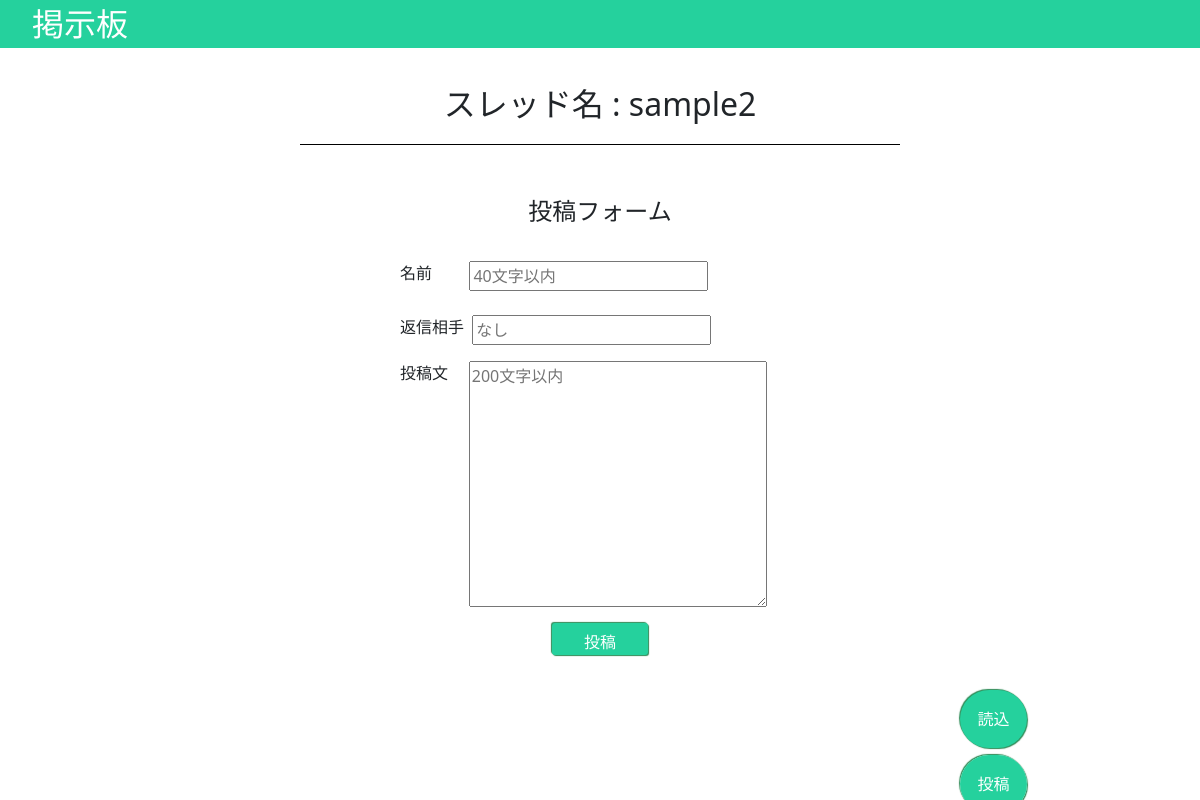
The page /bulletinBoard/4 on the database as committed earlier.
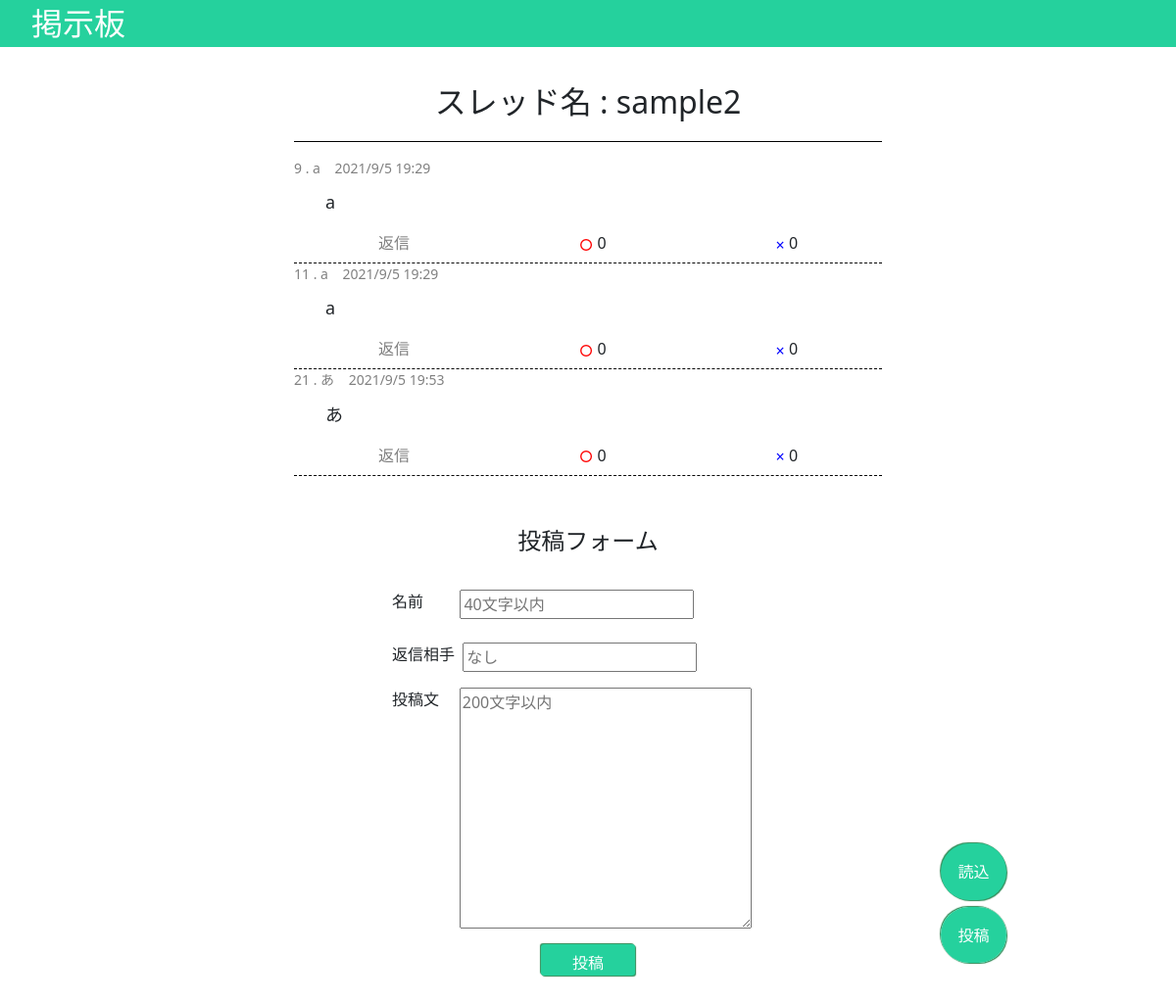
The same page on the database as committed later.
### projectpost/models.py (models this page shows)
class PostDataModel(models.Model):
    thread = models.ForeignKey(ThreadModel, on_delete=models.CASCADE)
    post_id = models.IntegerField(default=0)
    response = models.ForeignKey('self', default=None, null=True, blank=True, on_delete=models.CASCADE)
    response_post_id = models.CharField(default="", max_length=10)
    name = models.CharField(max_length=40)
    postdate = models.CharField(max_length=20)
    content = models.CharField(max_length=200)
    good = models.IntegerField(default=0, blank=True)
    bad = models.IntegerField(default=0, blank=True)

### projectpost/views.py (the view)
# urls.py: path('bulletinBoard/<int:pk>', BulletinBoardView, name='bulletinBoard'),
def BulletinBoardView(request, pk):
    post_count = PostDataModel.objects.all().count()
    if request.method == 'POST':
        request_type = request.POST.get('type')
        if request_type == 'getPostsData':
            thread = ThreadModel.objects.get(pk=pk)
            after = int(request.POST.get('after'))
            post_datas = PostDataModel.objects.filter(thread=thread).order_by('post_id')[after: min(after+100,post_count)]
            post_datas = list(post_datas.values())
            d = {"post_datas": post_datas}
            return JsonResponse(d)
        elif request_type == 'setPostData':
            thread_object = ThreadModel.objects.get(pk=pk)
            name = request.POST.get('name')
            time = request.POST.get('time')
            content = request.POST.get('content')
            process = subprocess.Popen(['python3', './/bert/bert.py', '{}'.format(content)], encoding='utf8', stdout=subprocess.PIPE, stderr=subprocess.PIPE)
            result, error = process.communicate()
            if result[:8] == "negative":
                return JsonResponse({"error":"ネガティブな投稿なので投稿文を確認してください"})
            postdata_object = PostDataModel.objects.create(
                thread = thread_object,
                post_id = thread_object.next_id,
                name = name,
                postdate = time,
                content = content
            )
            response = request.POST.get('response')
            if response != "":
                try:
                    response_object = PostDataModel.objects.filter(thread=thread_object).get(post_id=int(response))
                    postdata_object.response = response_object
                    postdata_object.response_post_id = response_object.post_id
                except ObjectDoesNotExist:
                    postdata_object.delete()
                    return JsonResponse({"error":"既に削除されたか、存在しない投稿に返信しています"})
                except ValueError:
                    postdata_object.delete()
                    return JsonResponse({"error": "送信相手を見直してください"})
            thread_object.next_id += 1
            thread_object.save()
            postdata_object.save()
            return JsonResponse({"error":""})
        elif request_type == 'good_action':
            post_id = request.POST.get('post_id')
            thread_object = ThreadModel.objects.get(pk=pk)
            post_object = PostDataModel.objects.filter(thread=thread_object).get(post_id=post_id)
            if request.POST.get('action') == 'plus':
                post_object.good += 1
            elif request.POST.get('action') == 'minus':
                post_object.good -= 1
            post_object.save()
            channel_layer = get_channel_layer()
            channel_name = thread_object.name
            async_to_sync(channel_layer.group_send)(
                channel_name, {
                    'type' : 'send_message',
                    'flag' : 'good_action',
                    'post_id': post_id,
                    'number': post_object.good
                }
            )
            return JsonResponse({"":""})
        elif request_type == 'bad_action':
            post_id = request.POST.get('post_id')
            thread_object = ThreadModel.objects.get(pk=pk)
            try:
                post_object = PostDataModel.objects.filter(thread=thread_object).get(post_id=post_id)
            except ObjectDoesNotExist:
                return JsonResponse({})
            if request.POST.get('action') == 'plus':
                post_object.bad += 1
            elif request.POST.get('action') == 'minus':
                post_object.bad -= 1
            post_object.save()
            channel_layer = get_channel_layer()
            channel_name = thread_object.name
            async_to_sync(channel_layer.group_send)(
                channel_name, {
                    'type': 'send_message',
                    'flag': 'bad_action',
                    'post_id': post_id,
                    'number': post_object.bad
                }
            )
            if post_object.bad >= 4:
                from collections import deque
                channel_layer = get_channel_layer()
                channel_name = thread_object.name
                delete_id = deque([post_object.post_id])
                response_id = []
                while len(delete_id) > 0:
                    frm_post_id = delete_id.popleft()
                    to_objects = PostDataModel.objects.filter(thread=thread_object).filter(response_post_id=frm_post_id)
                    for to_object in to_objects:
                        delete_id.append(to_object.post_id)
                    response_id.append(frm_post_id)
                async_to_sync(channel_layer.group_send)(
                    channel_name, {
                        'type' : 'delete_message',
                        'flag' : 'delete_action',
                        'delete': response_id
                    }
                )
                post_object.delete()
            return JsonResponse({})
    else:
        thread = ThreadModel.objects.get(pk=pk)
        post_datas = PostDataModel.objects.filter(thread=thread).order_by('post_id')[0:min(100, post_count)]
        return render(request, 'bulletinBoard.html', {'post_datas': post_datas, "thread_name": thread.name})

### templates/bulletinBoard.html (shortened to what this page needs)
{% extends 'base.html' %}
{% load static %}
{% block header %}
<link rel="stylesheet" type="text/css" href="{% static 'header.css' %}">
<link rel="stylesheet" type="text/css" href="{% static 'bulletinBoard.css' %}">
{% endblock header %}
{% block content %}
<header>
    <div class="header">掲示板</div>
</header>
<div class="container">
    <div id="bulletinBoard">
        <div class="thread_name">スレッド名 : <span id="thread_name_span">{{ thread_name }}</span></div>
        {% for post_data in post_datas %}
        <div class="mass_data" id="{{ post_data.post_id }}">
            <div class="info"><span class="name">{{ post_data.post_id }} . {{ post_data.name }}</span>&nbsp;&nbsp;&nbsp;&nbsp;<span class="time">{{ post_data.postdate }} </span> </div>
            <div class="content">
                <div>{{ post_data.content }}</div>
            </div>
            <div class="function">
                <a href="#post_container" class="response" id="response{{ post_data.post_id }}">返信</a>
                <div class="good"><button class="btn btn_good" id="good{{ post_data.post_id }}" type="submit" name="good{{ post_data.post_id }}">○</button><span class="good_number" id="good_number_show{{ post_data.post_id }}">{{ post_data.good }}</span></div>
                <div class="bad"><button class="btn btn_bad" id="bad{{ post_data.post_id }}" type="submit" name="post_btn{{ post_data.post_id }}">×</button><span class="bad_number" id="bad_number_show{{ post_data.post_id }}">{{ post_data.bad }}</span></div>
            </div>
        </div>
        {% endfor %}
    </div>
    <div id="post_container">
        <form id="post_form" action="" method="POST">{% csrf_token %}
            <div id="post">投稿フォーム</div>
            <div class="name_div">
                <span>
                    <div class="name_exp">名前&nbsp;&nbsp;&nbsp;&nbsp;&nbsp;&nbsp;&nbsp;&nbsp;&nbsp;</div>
                    <input required="required" id="post_name" type="text" placeholder="40文字以内">
                </span>
            </div>
            <div class="response_div">
                <span>
                    <div class="response_exp">返信相手&nbsp;&nbsp;</div>
                    <input id="response_id" type="text" placeholder="なし">
                </span>
            </div>
            <div class="content_div">
                <span>
                    <div class="content_exp">
                        投稿文&nbsp;&nbsp;&nbsp;&nbsp;&nbsp;
                    </div>
                    <textarea placeholder="200文字以内" required="required" name="post_content" id="post_content" cols="30" rows="10" value="200文字以内"></textarea>
                </span>
            </div>
            <div class="btn_area">
                <button class="btn" type="submit" id="post_btn" name="post_btn">投稿</button>
            </div>
        </form>
    </div>
</div>
<div class="fixed_right">
    <form id="update_form" action="" method="POST">{% csrf_token %}
        <button class="btn" type="submit" id="update" name="update">読込</button>
    </form>
    <a href="#post_container">投稿</a>
</div>
{% endblock content%}

Rows that differ between the two databases and show on the page:
added PostDataModel: post_id "9", name "a", postdate "2021/9/5 19:29", content "a", good "0", bad "0"
added PostDataModel: post_id "11", name "a", postdate "2021/9/5 19:29", content "a", good "0", bad "0"
added PostDataModel: post_id "21", name "あ", postdate "2021/9/5 19:53", content "あ", good "0", bad "0"
